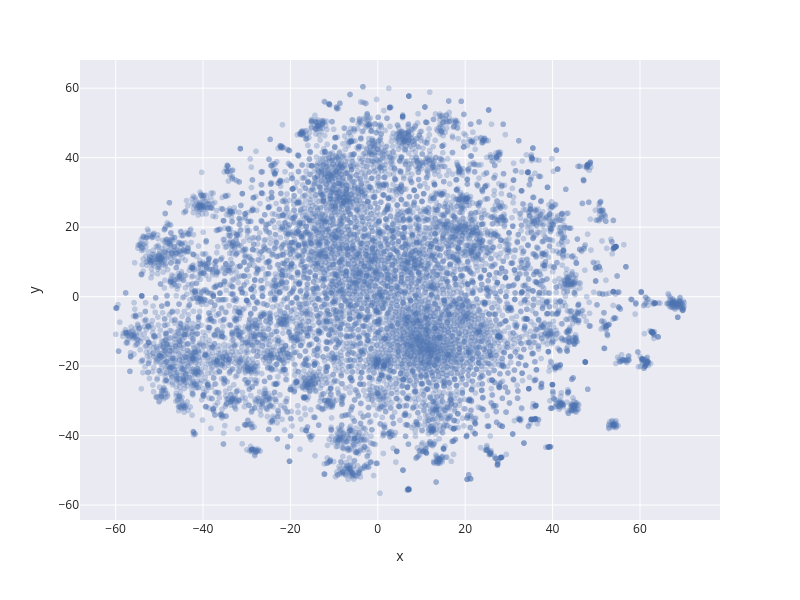

Write notebook code for a chart like this one.
### Code cell
# a more interactive way to study the embeddings
import plotly.express as px

fig = px.scatter(df, x="x", y="y",
                 hover_name='word',
                width=800, height=600,
                template="seaborn")

fig.update_traces(opacity=.3)
fig.show()

### Figure 1 — Plotly figure (JSON) as saved in the notebook; plotly's stock layout.template omitted (floating-point values rounded to 4 significant figures; data arrays with more than 128 entries replaced by an {"elided": "..."} marker saying what was removed)
{"data": [{"hovertemplate": "<b>%{hovertext}</b><br><br>x=%{x}<br>y=%{y}<extra></extra>", "hovertext": {"elided": "10000 str values"}, "legendgroup": "", "marker": {"color": "rgb(76,114,176)", "symbol": "circle"}, "mode": "markers", "name": "", "opacity": 0.3, "showlegend": false, "type": "scattergl", "x": {"elided": "10000 float values"}, "xaxis": "x", "y": {"elided": "10000 float values"}, "yaxis": "y"}], "layout": {"height": 600, "legend": {"tracegroupgap": 0}, "margin": {"t": 60}, "width": 800, "xaxis": {"anchor": "y", "domain": [0, 1], "title": {"text": "x"}}, "yaxis": {"anchor": "x", "domain": [0, 1], "title": {"text": "y"}}}}
